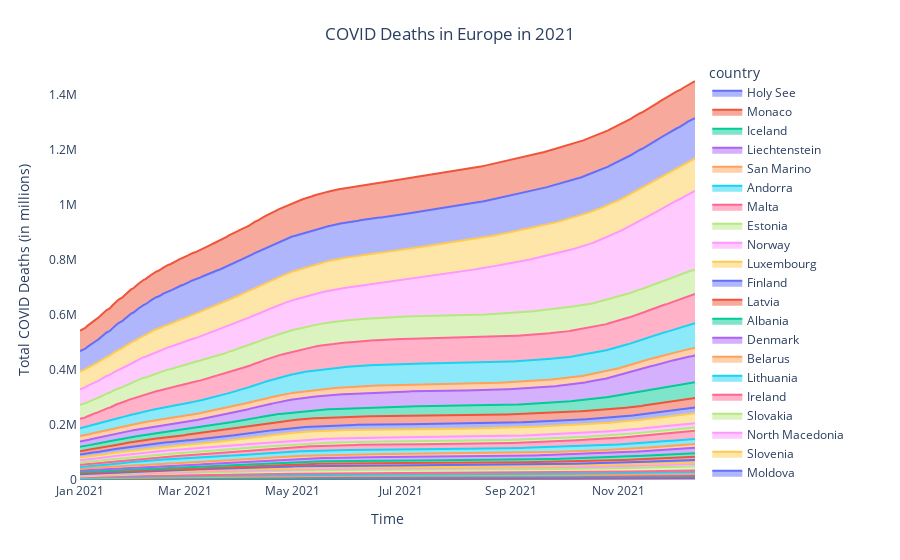

Notebook cell for this chart:
### Code cell
fig = px.area(test5, x="date", y="deaths", color="country")
fig.update_layout(plot_bgcolor = "white",
                  xaxis = dict(title = "Time", linecolor = "white"),
                  yaxis = dict(title = "Total COVID Deaths (in millions)", linecolor = "white"),
                  title={ 'text': "COVID Deaths in Europe in 2021",
                        'y':0.95,
                        'x':0.5})
fig.show()

### Figure 1 — Plotly figure (JSON) as saved in the notebook; plotly's stock layout.template omitted (floating-point values rounded to 4 significant figures; data arrays with more than 128 entries replaced by an {"elided": "..."} marker saying what was removed)
{"data": [{"hovertemplate": "country=Holy See<br>date=%{x}<br>deaths=%{y}<extra></extra>", "legendgroup": "Holy See", "line": {"color": "#636efa"}, "marker": {"symbol": "circle"}, "mode": "lines", "name": "Holy See", "orientation": "v", "showlegend": true, "stackgroup": "1", "type": "scatter", "x": {"elided": "348 str values"}, "xaxis": "x", "y": {"elided": "348 int values"}, "yaxis": "y"}, {"hovertemplate": "country=Monaco<br>date=%{x}<br>deaths=%{y}<extra></extra>", "legendgroup": "Monaco", "line": {"color": "#EF553B"}, "marker": {"symbol": "circle"}, "mode": "lines", "name": "Monaco", "orientation": "v", "showlegend": true, "stackgroup": "1", "type": "scatter", "x": {"elided": "348 str values"}, "xaxis": "x", "y": {"elided": "348 int values"}, "yaxis": "y"}, {"hovertemplate": "country=Iceland<br>date=%{x}<br>deaths=%{y}<extra></extra>", "legendgroup": "Iceland", "line": {"color": "#00cc96"}, "marker": {"symbol": "circle"}, "mode": "lines", "name": "Iceland", "orientation": "v", "showlegend": true, "stackgroup": "1", "type": "scatter", "x": {"elided": "348 str values"}, "xaxis": "x", "y": {"elided": "348 int values"}, "yaxis": "y"}, {"hovertemplate": "country=Liechtenstein<br>date=%{x}<br>deaths=%{y}<extra></extra>", "legendgroup": "Liechtenstein", "line": {"color": "#ab63fa"}, "marker": {"symbol": "circle"}, "mode": "lines", "name": "Liechtenstein", "orientation": "v", "showlegend": true, "stackgroup": "1", "type": "scatter", "x": {"elided": "348 str values"}, "xaxis": "x", "y": {"elided": "348 int values"}, "yaxis": "y"}, {"hovertemplate": "country=San Marino<br>date=%{x}<br>deaths=%{y}<extra></extra>", "legendgroup": "San Marino", "line": {"color": "#FFA15A"}, "marker": {"symbol": "circle"}, "mode": "lines", "name": "San Marino", "orientation": "v", "showlegend": true, "stackgroup": "1", "type": "scatter", "x": {"elided": "348 str values"}, "xaxis": "x", "y": {"elided": "348 int values"}, "yaxis": "y"}, {"hovertemplate": "country=Andorra<br>date=%{x}<br>deaths=%{y}<extra></extra>", "legendgroup": "Andorra", "line": {"color": "#19d3f3"}, "marker": {"symbol": "circle"}, "mode": "lines", "name": "Andorra", "orientation": "v", "showlegend": true, "stackgroup": "1", "type": "scatter", "x": {"elided": "348 str values"}, "xaxis": "x", "y": {"elided": "348 int values"}, "yaxis": "y"}, {"hovertemplate": "country=Malta<br>date=%{x}<br>deaths=%{y}<extra></extra>", "legendgroup": "Malta", "line": {"color": "#FF6692"}, "marker": {"symbol": "circle"}, "mode": "lines", "name": "Malta", "orientation": "v", "showlegend": true, "stackgroup": "1", "type": "scatter", "x": {"elided": "348 str values"}, "xaxis": "x", "y": {"elided": "348 int values"}, "yaxis": "y"}, {"hovertemplate": "country=Estonia<br>date=%{x}<br>deaths=%{y}<extra></extra>", "legendgroup": "Estonia", "line": {"color": "#B6E880"}, "marker": {"symbol": "circle"}, "mode": "lines", "name": "Estonia", "orientation": "v", "showlegend": true, "stackgroup": "1", "type": "scatter", "x": {"elided": "348 str values"}, "xaxis": "x", "y": {"elided": "348 int values"}, "yaxis": "y"}, {"hovertemplate": "country=Norway<br>date=%{x}<br>deaths=%{y}<extra></extra>", "legendgroup": "Norway", "line": {"color": "#FF97FF"}, "marker": {"symbol": "circle"}, "mode": "lines", "name": "Norway", "orientation": "v", "showlegend": true, "stackgroup": "1", "type": "scatter", "x": {"elided": "348 str values"}, "xaxis": "x", "y": {"elided": "348 int values"}, "yaxis": "y"}, {"hovertemplate": "country=Luxembourg<br>date=%{x}<br>deaths=%{y}<extra></extra>", "legendgroup": "Luxembourg", "line": {"color": "#FECB52"}, "marker": {"symbol": "circle"}, "mode": "lines", "name": "Luxembourg", "orientation": "v", "showlegend": true, "stackgroup": "1", "type": "scatter", "x": {"elided": "348 str values"}, "xaxis": "x", "y": {"elided": "348 int values"}, "yaxis": "y"}, {"hovertemplate": "country=Finland<br>date=%{x}<br>deaths=%{y}<extra></extra>", "legendgroup": "Finland", "line": {"color": "#636efa"}, "marker": {"symbol": "circle"}, "mode": "lines", "name": "Finland", "orientation": "v", "showlegend": true, "stackgroup": "1", "type": "scatter", "x": {"elided": "348 str values"}, "xaxis": "x", "y": {"elided": "348 int values"}, "yaxis": "y"}, {"hovertemplate": "country=Latvia<br>date=%{x}<br>deaths=%{y}<extra></extra>", "legendgroup": "Latvia", "line": {"color": "#EF553B"}, "marker": {"symbol": "circle"}, "mode": "lines", "name": "Latvia", "orientation": "v", "showlegend": true, "stackgroup": "1", "type": "scatter", "x": {"elided": "348 str values"}, "xaxis": "x", "y": {"elided": "348 int values"}, "yaxis": "y"}, {"hovertemplate": "country=Albania<br>date=%{x}<br>deaths=%{y}<extra></extra>", "legendgroup": "Albania", "line": {"color": "#00cc96"}, "marker": {"symbol": "circle"}, "mode": "lines", "name": "Albania", "orientation": "v", "showlegend": true, "stackgroup": "1", "type": "scatter", "x": {"elided": "348 str values"}, "xaxis": "x", "y": {"elided": "348 int values"}, "yaxis": "y"}, {"hovertemplate": "country=Denmark<br>date=%{x}<br>deaths=%{y}<extra></extra>", "legendgroup": "Denmark", "line": {"color": "#ab63fa"}, "marker": {"symbol": "circle"}, "mode": "lines", "name": "Denmark", "orientation": "v", "showlegend": true, "stackgroup": "1", "type": "scatter", "x": {"elided": "348 str values"}, "xaxis": "x", "y": {"elided": "348 int values"}, "yaxis": "y"}, {"hovertemplate": "country=Belarus<br>date=%{x}<br>deaths=%{y}<extra></extra>", "legendgroup": "Belarus", "line": {"color": "#FFA15A"}, "marker": {"symbol": "circle"}, "mode": "lines", "name": "Belarus", "orientation": "v", "showlegend": true, "stackgroup": "1", "type": "scatter", "x": {"elided": "348 str values"}, "xaxis": "x", "y": {"elided": "348 int values"}, "yaxis": "y"}, {"hovertemplate": "country=Lithuania<br>date=%{x}<br>deaths=%{y}<extra></extra>", "legendgroup": "Lithuania", "line": {"color": "#19d3f3"}, "marker": {"symbol": "circle"}, "mode": "lines", "name": "Lithuania", "orientation": "v", "showlegend": true, "stackgroup": "1", "type": "scatter", "x": {"elided": "348 str values"}, "xaxis": "x", "y": {"elided": "348 int values"}, "yaxis": "y"}, {"hovertemplate": "country=Ireland<br>date=%{x}<br>deaths=%{y}<extra></extra>", "legendgroup": "Ireland", "line": {"color": "#FF6692"}, "marker": {"symbol": "circle"}, "mode": "lines", "name": "Ireland", "orientation": "v", "showlegend": true, "stackgroup": "1", "type": "scatter", "x": {"elided": "348 str values"}, "xaxis": "x", "y": {"elided": "348 int values"}, "yaxis": "y"}, {"hovertemplate": "country=Slovakia<br>date=%{x}<br>deaths=%{y}<extra></extra>", "legendgroup": "Slovakia", "line": {"color": "#B6E880"}, "marker": {"symbol": "circle"}, "mode": "lines", "name": "Slovakia", "orientation": "v", "showlegend": true, "stackgroup": "1", "type": "scatter", "x": {"elided": "348 str values"}, "xaxis": "x", "y": {"elided": "348 int values"}, "yaxis": "y"}, {"hovertemplate": "country=North Macedonia<br>date=%{x}<br>deaths=%{y}<extra></extra>", "legendgroup": "North Macedonia", "line": {"color": "#FF97FF"}, "marker": {"symbol": "circle"}, "mode": "lines", "name": "North Macedonia", "orientation": "v", "showlegend": true, "stackgroup": "1", "type": "scatter", "x": {"elided": "348 str values"}, "xaxis": "x", "y": {"elided": "348 int values"}, "yaxis": "y"}, {"hovertemplate": "country=Slovenia<br>date=%{x}<br>deaths=%{y}<extra></extra>", "legendgroup": "Slovenia", "line": {"color": "#FECB52"}, "marker": {"symbol": "circle"}, "mode": "lines", "name": "Slovenia", "orientation": "v", "showlegend": true, "stackgroup": "1", "type": "scatter", "x": {"elided": "348 str values"}, "xaxis": "x", "y": {"elided": "348 int values"}, "yaxis": "y"}, {"hovertemplate": "country=Moldova<br>date=%{x}<br>deaths=%{y}<extra></extra>", "legendgroup": "Moldova", "line": {"color": "#636efa"}, "marker": {"symbol": "circle"}, "mode": "lines", "name": "Moldova", "orientation": "v", "showlegend": true, "stackgroup": "1", "type": "scatter", "x": {"elided": "348 str values"}, "xaxis": "x", "y": {"elided": "348 int values"}, "yaxis": "y"}, {"hovertemplate": "country=Croatia<br>date=%{x}<br>deaths=%{y}<extra></extra>", "legendgroup": "Croatia", "line": {"color": "#EF553B"}, "marker": {"symbol": "circle"}, "mode": "lines", "name": "Croatia", "orientation": "v", "showlegend": true, "stackgroup": "1", "type": "scatter", "x": {"elided": "348 str values"}, "xaxis": "x", "y": {"elided": "348 int values"}, "yaxis": "y"}, {"hovertemplate": "country=Bosnia and Herzegovina<br>date=%{x}<br>deaths=%{y}<extra></extra>", "legendgroup": "Bosnia and Herzegovina", "line": {"color": "#00cc96"}, "marker": {"symbol": "circle"}, "mode": "lines", "name": "Bosnia and Herzegovina", "orientation": "v", "showlegend": true, "stackgroup": "1", "type": "scatter", "x": {"elided": "348 str values"}, "xaxis": "x", "y": {"elided": "348 int values"}, "yaxis": "y"}, {"hovertemplate": "country=Greece<br>date=%{x}<br>deaths=%{y}<extra></extra>", "legendgroup": "Greece", "line": {"color": "#ab63fa"}, "marker": {"symbol": "circle"}, "mode": "lines", "name": "Greece", "orientation": "v", "showlegend": true, "stackgroup": "1", "type": "scatter", "x": {"elided": "348 str values"}, "xaxis": "x", "y": {"elided": "348 int values"}, "yaxis": "y"}, {"hovertemplate": "country=Austria<br>date=%{x}<br>deaths=%{y}<extra></extra>", "legendgroup": "Austria", "line": {"color": "#FFA15A"}, "marker": {"symbol": "circle"}, "mode": "lines", "name": "Austria", "orientation": "v", "showlegend": true, "stackgroup": "1", "type": "scatter", "x": {"elided": "348 str values"}, "xaxis": "x", "y": {"elided": "348 int values"}, "yaxis": "y"}, {"hovertemplate": "country=Portugal<br>date=%{x}<br>deaths=%{y}<extra></extra>", "legendgroup": "Portugal", "line": {"color": "#19d3f3"}, "marker": {"symbol": "circle"}, "mode": "lines", "name": "Portugal", "orientation": "v", "showlegend": true, "stackgroup": "1", "type": "scatter", "x": {"elided": "348 str values"}, "xaxis": "x", "y": {"elided": "348 int values"}, "yaxis": "y"}, {"hovertemplate": "country=Bulgaria<br>date=%{x}<br>deaths=%{y}<extra></extra>", "legendgroup": "Bulgaria", "line": {"color": "#FF6692"}, "marker": {"symbol": "circle"}, "mode": "lines", "name": "Bulgaria", "orientation": "v", "showlegend": true, "stackgroup": "1", "type": "scatter", "x": {"elided": "348 str values"}, "xaxis": "x", "y": {"elided": "348 int values"}, "yaxis": "y"}, {"hovertemplate": "country=Switzerland<br>date=%{x}<br>deaths=%{y}<extra></extra>", "legendgroup": "Switzerland", "line": {"color": "#B6E880"}, "marker": {"symbol": "circle"}, "mode": "lines", "name": "Switzerland", "orientation": "v", "showlegend": true, "stackgroup": "1", "type": "scatter", "x": {"elided": "348 str values"}, "xaxis": "x", "y": {"elided": "348 int values"}, "yaxis": "y"}, {"hovertemplate": "country=Sweden<br>date=%{x}<br>deaths=%{y}<extra></extra>", "legendgroup": "Sweden", "line": {"color": "#FF97FF"}, "marker": {"symbol": "circle"}, "mode": "lines", "name": "Sweden", "orientation": "v", "showlegend": true, "stackgroup": "1", "type": "scatter", "x": {"elided": "348 str values"}, "xaxis": "x", "y": {"elided": "348 int values"}, "yaxis": "y"}, {"hovertemplate": "country=Hungary<br>date=%{x}<br>deaths=%{y}<extra></extra>", "legendgroup": "Hungary", "line": {"color": "#FECB52"}, "marker": {"symbol": "circle"}, "mode": "lines", "name": "Hungary", "orientation": "v", "showlegend": true, "stackgroup": "1", "type": "scatter", "x": {"elided": "348 str values"}, "xaxis": "x", "y": {"elided": "348 int values"}, "yaxis": "y"}, {"hovertemplate": "country=Netherlands<br>date=%{x}<br>deaths=%{y}<extra></extra>", "legendgroup": "Netherlands", "line": {"color": "#636efa"}, "marker": {"symbol": "circle"}, "mode": "lines", "name": "Netherlands", "orientation": "v", "showlegend": true, "stackgroup": "1", "type": "scatter", "x": {"elided": "348 str values"}, "xaxis": "x", "y": {"elided": "348 int values"}, "yaxis": "y"}, {"hovertemplate": "country=Czechia<br>date=%{x}<br>deaths=%{y}<extra></extra>", "legendgroup": "Czechia", "line": {"color": "#EF553B"}, "marker": {"symbol": "circle"}, "mode": "lines", "name": "Czechia", "orientation": "v", "showlegend": true, "stackgroup": "1", "type": "scatter", "x": {"elided": "348 str values"}, "xaxis": "x", "y": {"elided": "348 int values"}, "yaxis": "y"}, {"hovertemplate": "country=Romania<br>date=%{x}<br>deaths=%{y}<extra></extra>", "legendgroup": "Romania", "line": {"color": "#00cc96"}, "marker": {"symbol": "circle"}, "mode": "lines", "name": "Romania", "orientation": "v", "showlegend": true, "stackgroup": "1", "type": "scatter", "x": {"elided": "348 str values"}, "xaxis": "x", "y": {"elided": "348 int values"}, "yaxis": "y"}, {"hovertemplate": "country=Ukraine<br>date=%{x}<br>deaths=%{y}<extra></extra>", "legendgroup": "Ukraine", "line": {"color": "#ab63fa"}, "marker": {"symbol": "circle"}, "mode": "lines", "name": "Ukraine", "orientation": "v", "showlegend": true, "stackgroup": "1", "type": "scatter", "x": {"elided": "348 str values"}, "xaxis": "x", "y": {"elided": "348 int values"}, "yaxis": "y"}, {"hovertemplate": "country=Belgium<br>date=%{x}<br>deaths=%{y}<extra></extra>", "legendgroup": "Belgium", "line": {"color": "#FFA15A"}, "marker": {"symbol": "circle"}, "mode": "lines", "name": "Belgium", "orientation": "v", "showlegend": true, "stackgroup": "1", "type": "scatter", "x": {"elided": "348 str values"}, "xaxis": "x", "y": {"elided": "348 int values"}, "yaxis": "y"}, {"hovertemplate": "country=Poland<br>date=%{x}<br>deaths=%{y}<extra></extra>", "legendgroup": "Poland", "line": {"color": "#19d3f3"}, "marker": {"symbol": "circle"}, "mode": "lines", "name": "Poland", "orientation": "v", "showlegend": true, "stackgroup": "1", "type": "scatter", "x": {"elided": "348 str values"}, "xaxis": "x", "y": {"elided": "348 int values"}, "yaxis": "y"}, {"hovertemplate": "country=Germany<br>date=%{x}<br>deaths=%{y}<extra></extra>", "legendgroup": "Germany", "line": {"color": "#FF6692"}, "marker": {"symbol": "circle"}, "mode": "lines", "name": "Germany", "orientation": "v", "showlegend": true, "stackgroup": "1", "type": "scatter", "x": {"elided": "348 str values"}, "xaxis": "x", "y": {"elided": "348 int values"}, "yaxis": "y"}, {"hovertemplate": "country=Spain<br>date=%{x}<br>deaths=%{y}<extra></extra>", "legendgroup": "Spain", "line": {"color": "#B6E880"}, "marker": {"symbol": "circle"}, "mode": "lines", "name": "Spain", "orientation": "v", "showlegend": true, "stackgroup": "1", "type": "scatter", "x": {"elided": "348 str values"}, "xaxis": "x", "y": {"elided": "348 int values"}, "yaxis": "y"}, {"hovertemplate": "country=Russia<br>date=%{x}<br>deaths=%{y}<extra></extra>", "legendgroup": "Russia", "line": {"color": "#FF97FF"}, "marker": {"symbol": "circle"}, "mode": "lines", "name": "Russia", "orientation": "v", "showlegend": true, "stackgroup": "1", "type": "scatter", "x": {"elided": "348 str values"}, "xaxis": "x", "y": {"elided": "348 int values"}, "yaxis": "y"}, {"hovertemplate": "country=France<br>date=%{x}<br>deaths=%{y}<extra></extra>", "legendgroup": "France", "line": {"color": "#FECB52"}, "marker": {"symbol": "circle"}, "mode": "lines", "name": "France", "orientation": "v", "showlegend": true, "stackgroup": "1", "type": "scatter", "x": {"elided": "348 str values"}, "xaxis": "x", "y": {"elided": "348 int values"}, "yaxis": "y"}, {"hovertemplate": "country=United Kingdom<br>date=%{x}<br>deaths=%{y}<extra></extra>", "legendgroup": "United Kingdom", "line": {"color": "#636efa"}, "marker": {"symbol": "circle"}, "mode": "lines", "name": "United Kingdom", "orientation": "v", "showlegend": true, "stackgroup": "1", "type": "scatter", "x": {"elided": "348 str values"}, "xaxis": "x", "y": {"elided": "348 int values"}, "yaxis": "y"}, {"hovertemplate": "country=Italy<br>date=%{x}<br>deaths=%{y}<extra></extra>", "legendgroup": "Italy", "line": {"color": "#EF553B"}, "marker": {"symbol": "circle"}, "mode": "lines", "name": "Italy", "orientation": "v", "showlegend": true, "stackgroup": "1", "type": "scatter", "x": {"elided": "348 str values"}, "xaxis": "x", "y": {"elided": "348 int values"}, "yaxis": "y"}], "layout": {"legend": {"title": {"text": "country"}, "tracegroupgap": 0}, "margin": {"t": 60}, "plot_bgcolor": "white", "title": {"text": "COVID Deaths in Europe in 2021", "x": 0.5, "y": 0.95}, "xaxis": {"anchor": "y", "domain": [0, 1], "linecolor": "white", "title": {"text": "Time"}}, "yaxis": {"anchor": "x", "domain": [0, 1], "linecolor": "white", "title": {"text": "Total COVID Deaths (in millions)"}}}}
